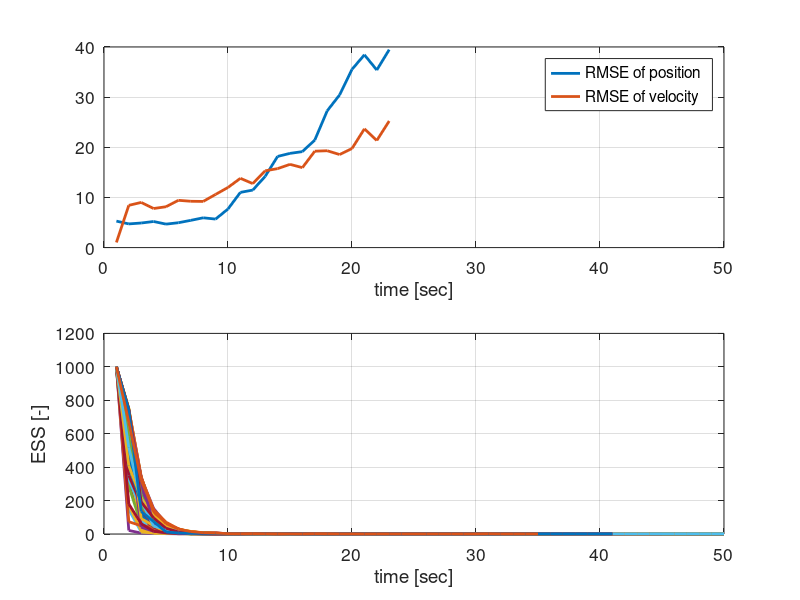

The MATLAB source for this figure: (Note: this script raises an error after producing the figure.)
load 1_e_PF_SIS_1.mat
e_x_SIS_1 = x_true - xhat_SIS;
sgmhat_SIS_1 = sgmhat_SIS;
time_spent_SIS_1 = time_spent_SIS;
ESS_SIS_1 = ESS;

load 1_e_PF_SIS_2.mat
e_x_SIS_2 = x_true - xhat_SIS;
sgmhat_SIS_2 = sgmhat_SIS;
time_spent_SIS_2 = time_spent_SIS;
ESS_SIS_2 = ESS;

load 1_e_PF_SIS_3.mat
e_x_SIS_3 = x_true - xhat_SIS;
sgmhat_SIS_3 = sgmhat_SIS;
time_spent_SIS_3 = time_spent_SIS;
ESS_SIS_3 = ESS;

load 1_e_PF_SIS_4.mat
e_x_SIS_4 = x_true - xhat_SIS;
sgmhat_SIS_4 = sgmhat_SIS;
time_spent_SIS_4 = time_spent_SIS;
ESS_SIS_4 = ESS;

MC = size(e_x_SIS_1,1)/2;
simLen = size(e_x_SIS_1,2);

for i = 1:simLen
    RMS_SIS_1(:,i) = [sqrt(sum(e_x_SIS_1(1:2:end,i).^2)/MC);sqrt(sum(e_x_SIS_1(2:2:end,i).^2)/MC)];
    RMS_SIS_2(:,i) = [sqrt(sum(e_x_SIS_2(1:2:end,i).^2)/MC);sqrt(sum(e_x_SIS_2(2:2:end,i).^2)/MC)];
    RMS_SIS_3(:,i) = [sqrt(sum(e_x_SIS_3(1:2:end,i).^2)/MC);sqrt(sum(e_x_SIS_3(2:2:end,i).^2)/MC)];
    RMS_SIS_4(:,i) = [sqrt(sum(e_x_SIS_4(1:2:end,i).^2)/MC);sqrt(sum(e_x_SIS_4(2:2:end,i).^2)/MC)];
end

% settings
default_font_size = 12.5; % default font size
default_line_width = 2; % default line width

% case 1
figure('DefaultAxesFontSize',default_font_size);
subplot(2,1,1)
plot(1:simLen,RMS_SIS_1(1,:),'LineWidth',default_line_width)
hold on
plot(1:simLen,RMS_SIS_1(2,:),'LineWidth',default_line_width)
grid on
xlabel('time [sec]')
legend({'RMSE of position','RMSE of velocity'},'Location', 'best')
subplot(2,1,2)
plot(1:simLen,ESS_SIS_1,'LineWidth',default_line_width)
grid on
xlabel('time [sec]')
ylabel('ESS [-]')
sgtitle('SIS result (q = 10, r = 5)')

% case 2
figure('DefaultAxesFontSize',default_font_size);
subplot(2,1,1)
plot(1:simLen,RMS_SIS_2(1,:),'LineWidth',default_line_width)
hold on
plot(1:simLen,RMS_SIS_2(2,:),'LineWidth',default_line_width)
grid on
xlabel('time [sec]')
legend({'RMSE of position','RMSE of velocity'},'Location', 'best')
subplot(2,1,2)
plot(1:simLen,ESS_SIS_2,'LineWidth',default_line_width)
grid on
xlabel('time [sec]')
ylabel('ESS [-]')
sgtitle('SIS result (q = 1, r = 5)')

% case 3
figure('DefaultAxesFontSize',default_font_size);
subplot(2,1,1)
plot(1:simLen,RMS_SIS_3(1,:),'LineWidth',default_line_width)
hold on
plot(1:simLen,RMS_SIS_3(2,:),'LineWidth',default_line_width)
grid on
xlabel('time [sec]')
legend({'RMSE of position','RMSE of velocity'},'Location', 'best')
subplot(2,1,2)
plot(1:simLen,ESS_SIS_3,'LineWidth',default_line_width)
grid on
xlabel('time [sec]')
ylabel('ESS [-]')
sgtitle('SIS result (q = 0.1, r = 5)')

% case 4
figure('DefaultAxesFontSize',default_font_size);
subplot(2,1,1)
plot(1:simLen,RMS_SIS_4(1,:),'LineWidth',default_line_width)
hold on
plot(1:simLen,RMS_SIS_4(2,:),'LineWidth',default_line_width)
grid on
xlabel('time [sec]')
legend({'RMSE of position','RMSE of velocity'},'Location', 'best')
subplot(2,1,2)
plot(1:simLen,ESS_SIS_4,'LineWidth',default_line_width)
grid on
xlabel('time [sec]')
ylabel('ESS [-]')
sgtitle('SIS result (q = 0.01, r = 5)')